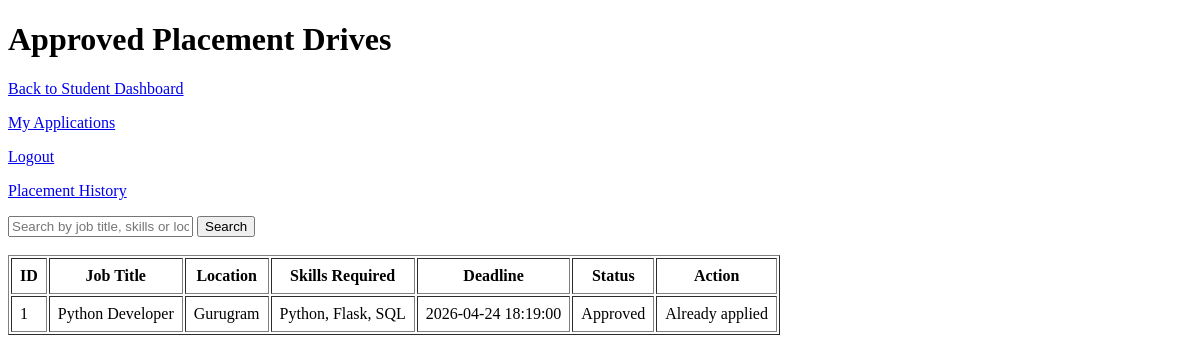
/student/drives (signed in), run on an earlier commit of the app's database.
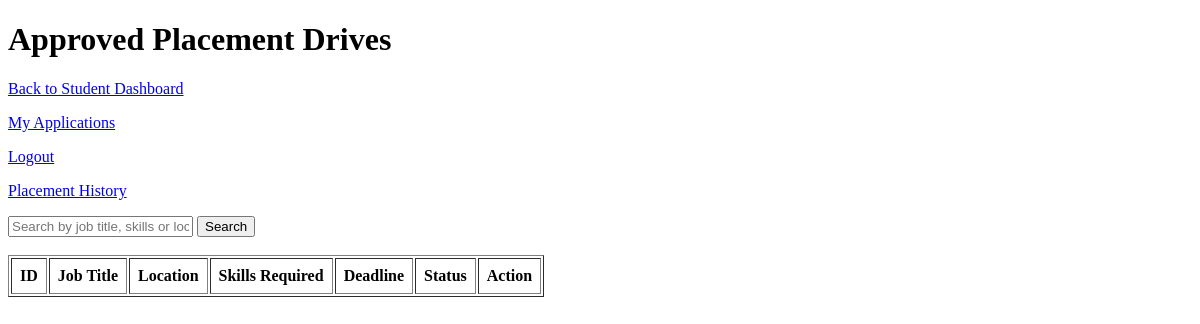
And on a later commit of the database.
### models.py (models this page shows)
class PlacementDrive(db.Model):
    id = db.Column(db.Integer, primary_key = True)
    company_id = db.Column(db.Integer, db.ForeignKey('company.id'), nullable=False)
    job_title = db.Column(db.String(100), nullable = False)
    job_description = db.Column(db.Text, nullable = False)
    skills_required = db.Column(db.String(100), nullable = False)
    package_range = db.Column(db.String(100))
    location = db.Column(db.String(100), nullable = False)
    application_deadline = db.Column(db.DateTime, nullable = False)
    status = db.Column(db.String(50), default = "Pending")
    created_at = db.Column(db.DateTime, default = datetime.now(UTC))
    applications = db.relationship('Application', backref = 'drive', lazy = True)
    eligibility_criteria = db.Column(db.String(100), nullable = False)

### app.py (the view)
@app.route("/student/drives")
def student_drives():
    if not student_logged_in():
        flash("Unauthorized access.")
        return redirect(url_for("login"))
    student_id = session["user_id"]
    search_query = request.args.get("search")
    current_time = datetime.now()
    if search_query:
        drives = PlacementDrive.query.filter(
           (PlacementDrive.status =="Approved")&
           (PlacementDrive.application_deadline >= current_time) &
        (
            PlacementDrive.job_title.ilike(f"%{search_query}%") |
            PlacementDrive.skills_required.ilike(f"%{search_query}%") |
            PlacementDrive.location.ilike(f"%{search_query}%")
        )
    ).all()
    else:
        drives = PlacementDrive.query.filter(
            (PlacementDrive.status =="Approved") &
            (PlacementDrive.application_deadline >= current_time)
        ).all()
    applications = Application.query.filter_by(student_id = student_id).all()
    applied_drive_ids = [application.drive_id for application in applications]
    return render_template("student_drives.html", drives = drives, applied_drive_ids = applied_drive_ids, current_time = current_time)

### app.py (called while the page is built)
def student_logged_in():
    return "user_id" in session and session.get("role") =="student"

### templates/student_drives.html (shortened to what this page needs)
<!DOCTYPE html>
<html lang="en">
<head>
</head>
<body>
    <h1>Approved Placement Drives</h1>
    <p><a href="{{ url_for('student_dashboard') }}">Back to Student Dashboard</a></p>
    <p><a href="{{ url_for('student_applications') }}">My Applications</a></p>
    <p><a href="{{ url_for('logout') }}">Logout</a></p>
    <p><a href="{{ url_for('student_history') }}">Placement History</a></p>
    <form method="GET" action="{{ url_for('student_drives') }}">
        <input type="text" name="search" placeholder="Search by job title, skills or location">
        <button type="submit">Search</button>
    </form>
    <br>
    <table border="1" cellpadding="8">
        <tr>
            <th>ID</th>
            <th>Job Title</th>
            <th>Location</th>
            <th>Skills Required</th>
            <th>Deadline</th>
            <th>Status</th>
            <th>Action</th>
        </tr>
        {% for drive in drives %}
        <tr>
            <td>{{ drive.id }}</td>
            <td>{{ drive.job_title }}</td>
            <td>{{ drive.location }}</td>
            <td>{{ drive.skills_required }}</td>
            <td>{{ drive.application_deadline }}</td>
            <td>{{ drive.status }}</td>
            <td>
                {% if drive.id in applied_drive_ids %}
                    Already applied
                {% elif drive.application_deadline < current_time %}
                    Expired
                {% else %}
                    <a href="{{ url_for('apply_drive', drive_id = drive.id) }}">Apply</a>
                {% endif %}
            </td>
        </tr>
        {% endfor %}
    </table>
</body>
</html>

What changed in the data, as far as the page shows it:
no longer on this page (row edited): PlacementDrive: id "1", job_title "Python Developer", location "Gurugram", skills_required "Python, Flask, SQL", application_deadline "2026-04-24 18:19:00", status "Approved", shows "Already applied"
